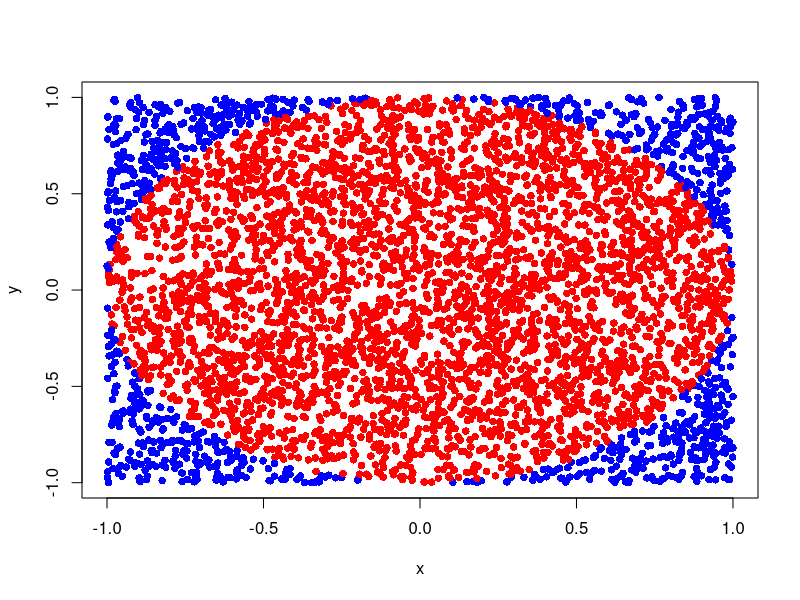
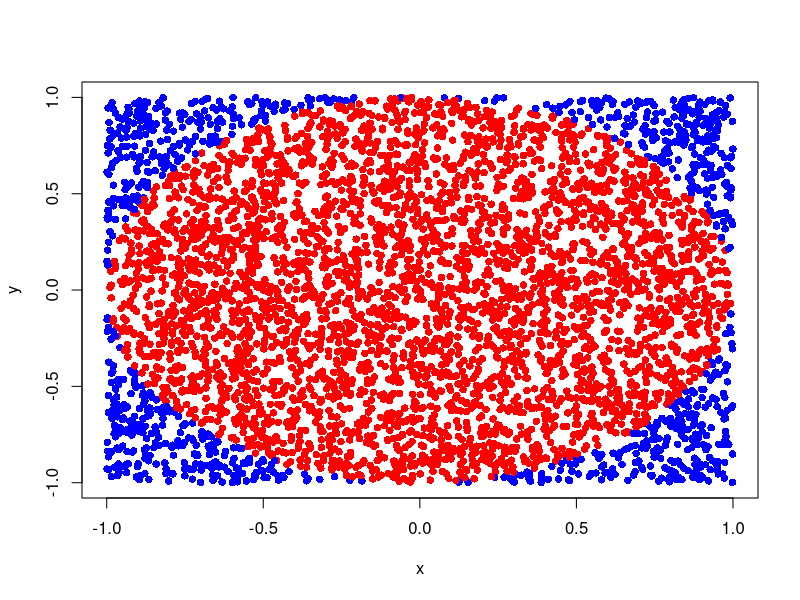
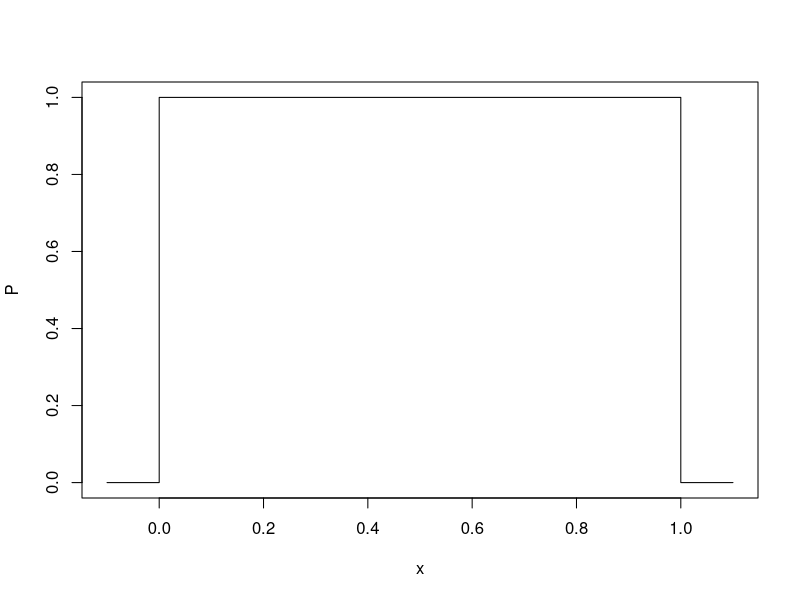

These figures' R source, in order:
## ---- chunk 1
N <- 5000
x <- runif(N, min=-1, max=1)
y <- runif(N, min=-1, max=1)
plot(x, y, pch=16, col=ifelse(x^2 + y^2 < 1, "red", "blue"))
## ---- chunk 2
N <- 5000
x <- runif(N, min=-1, max=1)
y <- runif(N, min=-1, max=1)
plot(x, y, pch=16, col=ifelse(x^2 + y^2 < 1, "red", "blue"))
## ---- chunk 3
vals <- c(1,0,0,5,1,0,4,2,1)
matrix(vals, 3, 3)
## ---- chunk 4
x <- seq(0,1,length=200)
plot(c(-0.1, 0, x, 1, 1.1), c(0,0,dunif(x),0,0), type='l', xlab="x", ylab="P")
